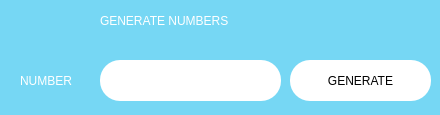
<?xml version="1.0" encoding="UTF-8"?>
<ui version="4.0">
 <class>Form</class>
 <widget class="QWidget" name="Form">
  <property name="geometry">
   <rect>
    <x>0</x>
    <y>0</y>
    <width>440</width>
    <height>115</height>
   </rect>
  </property>
  <property name="windowTitle">
   <string>Form</string>
  </property>
  <property name="styleSheet">
   <string notr="true">background:#76D7F4
</string>
  </property>
  <widget class="QLabel" name="label">
   <property name="geometry">
    <rect>
     <x>100</x>
     <y>0</y>
     <width>261</width>
     <height>41</height>
    </rect>
   </property>
   <property name="styleSheet">
    <string notr="true">font: 63 18pt &quot;Josefin Sans SemiBold&quot;;
color:white
</string>
   </property>
   <property name="text">
    <string>GENERATE NUMBERS</string>
   </property>
  </widget>
  <widget class="QPlainTextEdit" name="plainTextEdit">
   <property name="geometry">
    <rect>
     <x>100</x>
     <y>60</y>
     <width>181</width>
     <height>41</height>
    </rect>
   </property>
   <property name="styleSheet">
    <string notr="true">background:white;
border-radius: 20px;
font: 63 12pt &quot;Josefin Sans SemiBold&quot;;

</string>
   </property>
   <property name="plainText">
    <string/>
   </property>
  </widget>
  <widget class="QLabel" name="label_3">
   <property name="geometry">
    <rect>
     <x>20</x>
     <y>60</y>
     <width>71</width>
     <height>41</height>
    </rect>
   </property>
   <property name="styleSheet">
    <string notr="true">font: 63 12pt &quot;Josefin Sans SemiBold&quot;;
color:white
</string>
   </property>
   <property name="text">
    <string>NUMBER</string>
   </property>
  </widget>
  <widget class="QPushButton" name="pushButton">
   <property name="geometry">
    <rect>
     <x>290</x>
     <y>60</y>
     <width>141</width>
     <height>41</height>
    </rect>
   </property>
   <property name="cursor">
    <cursorShape>PointingHandCursor</cursorShape>
   </property>
   <property name="styleSheet">
    <string notr="true">background:white;
border-radius: 20px;
font: 63 10pt &quot;Josefin Sans SemiBold&quot;;

</string>
   </property>
   <property name="text">
    <string>GENERATE</string>
   </property>
  </widget>
 </widget>
 <resources/>
 <connections/>
</ui>
